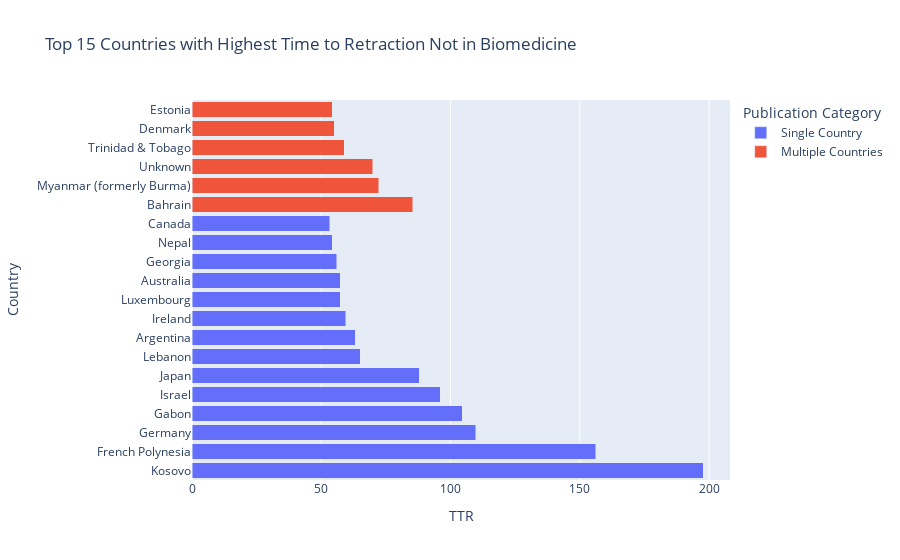

Here is the notebook cell this chart was saved with:
### Code cell
country_counts = country[country['Biomedicine']==0].groupby(['Country', 'Single_Multiple_Country'])['time_to_retraction'].mean().reset_index(name='TTR')

# Sort the DataFrame by TTR in descending order and take the top 15 countries
top_15_countries = country_counts.sort_values(by='TTR', ascending=False).head(20)

# Create a histogram with countries on the y-axis
fig = px.bar(top_15_countries, y='Country', x='TTR', color='Single_Multiple_Country',
             orientation='h',  # Horizontal orientation for countries on the y-axis
             title='Top 15 Countries with Highest Time to Retraction Not in Biomedicine',
             labels={'Single_Multiple_Country': 'Publication Category', 'Time to Retraction': 'TTR'},
             category_orders={'Single_Multiple_Country': ['Single Country', 'Multiple Countries']})

fig.update_layout(barmode='stack')  # Stacked histogram

fig.show()

### Figure 1 — Plotly figure (JSON) as saved in the notebook; plotly's stock layout.template omitted (floating-point values rounded to 4 significant figures)
{"data": [{"alignmentgroup": "True", "hovertemplate": "Publication Category=Single Country<br>TTR=%{x}<br>Country=%{y}<extra></extra>", "legendgroup": "Single Country", "marker": {"color": "#636efa", "pattern": {"shape": ""}}, "name": "Single Country", "offsetgroup": "Single Country", "orientation": "h", "showlegend": true, "textposition": "auto", "type": "bar", "x": [197.7, 156.1, 109.8, 104.5, 96.06, 87.89, 65.12, 63.11, 59.4, 57.4, 57.34, 55.98, 54.16, 53.25], "xaxis": "x", "y": ["Kosovo", "French Polynesia", "Germany", "Gabon", "Israel", "Japan", "Lebanon", "Argentina", "Ireland", "Luxembourg", "Australia", "Georgia", "Nepal", "Canada"], "yaxis": "y"}, {"alignmentgroup": "True", "hovertemplate": "Publication Category=Multiple Countries<br>TTR=%{x}<br>Country=%{y}<extra></extra>", "legendgroup": "Multiple Countries", "marker": {"color": "#EF553B", "pattern": {"shape": ""}}, "name": "Multiple Countries", "offsetgroup": "Multiple Countries", "orientation": "h", "showlegend": true, "textposition": "auto", "type": "bar", "x": [85.46, 72.28, 69.91, 58.93, 55.1, 54.18], "xaxis": "x", "y": ["Bahrain", "Myanmar (formerly Burma)", "Unknown", "Trinidad & Tobago", "Denmark", "Estonia"], "yaxis": "y"}], "layout": {"barmode": "stack", "legend": {"title": {"text": "Publication Category"}, "tracegroupgap": 0}, "title": {"text": "Top 15 Countries with Highest Time to Retraction Not in Biomedicine"}, "xaxis": {"anchor": "y", "domain": [0, 1], "title": {"text": "TTR"}}, "yaxis": {"anchor": "x", "domain": [0, 1], "title": {"text": "Country"}}}}
